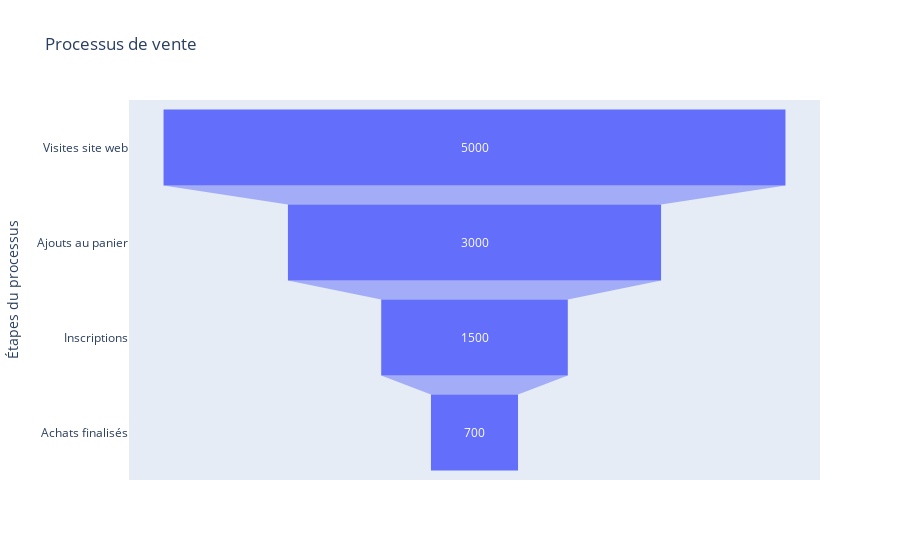

The notebook cell this image was saved under:
### Markdown cell above
### I.6. Entonnoir

### Code cell
# Données
data = pd.DataFrame({
    'etape': ['Visites site web', 'Ajouts au panier', 'Inscriptions', 'Achats finalisés'],
    'nombre': [5000, 3000, 1500, 700]  # Nombre de personnes à chaque étape
})

# Création du graphique en entonnoir
fig = px.funnel(data, 
                x='nombre', 
                y='etape', 
                title="Processus de vente",
                labels={'nombre': 'Nombre de personnes', 'etape': 'Étapes du processus'})

# Affichage
fig.show()

### Figure 1 — Plotly figure (JSON) as saved in the notebook; plotly's stock layout.template omitted (floating-point values rounded to 4 significant figures)
{"data": [{"hovertemplate": "Nombre de personnes=%{x}<br>Étapes du processus=%{y}<extra></extra>", "legendgroup": "", "marker": {"color": "#636efa"}, "name": "", "orientation": "h", "showlegend": false, "type": "funnel", "x": [5000, 3000, 1500, 700], "xaxis": "x", "y": ["Visites site web", "Ajouts au panier", "Inscriptions", "Achats finalisés"], "yaxis": "y"}], "layout": {"legend": {"tracegroupgap": 0}, "title": {"text": "Processus de vente"}, "xaxis": {"anchor": "y", "domain": [0, 1], "title": {"text": "Nombre de personnes"}}, "yaxis": {"anchor": "x", "domain": [0, 1], "title": {"text": "Étapes du processus"}}}}
